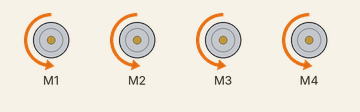
Bench run of a program on a simulated CircuitPython board. Shown: 4 × DC motor (green arrow = forward, orange = backward, longer = faster). What the program prints to the serial console is not drawn. At 3.0 s the program ends and the board releases its pins; the recording ends there.

Above: at 0.1 s.
At 1.1 s:
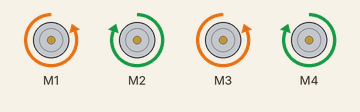
At 2.1 s:
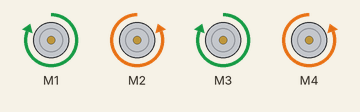
Timing chart, 0 to 3.0 s (numbered marks = the images above):
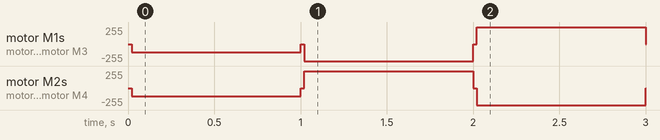

Measured:
- by itself, motor M1, motor M3: stopped → backward 127/255 at 0.02 s, → backward 255/255 0.98 s later, → forward 255/255 1.0 s later, → stopped 1.0 s later
- by itself, motor M2, motor M4: stopped → backward 127/255 at 0.02 s, → forward 255/255 0.98 s later, → backward 255/255 1.0 s later, → stopped 1.0 s later

The program:

test.py
```python
from adafruit_motorkit import MotorKit
import time
kit = MotorKit()

def drive(duration = 1, speed = 1, reverse = False):
    if reverse:
        speed = -1 * speed
    kit.motor1.throttle = speed
    kit.motor2.throttle = speed
    kit.motor3.throttle = speed
    kit.motor4.throttle = speed
    time.sleep(duration)
    stop()

def stop():
    kit.motor1.throttle = 0
    kit.motor2.throttle = 0
    kit.motor3.throttle = 0
    kit.motor4.throttle = 0


def right(ROneThree = -1, RTwoFour = 1, sec = 1):
    kit.motor1.throttle = ROneThree
    kit.motor3.throttle = ROneThree
    kit.motor2.throttle = RTwoFour
    kit.motor4.throttle = RTwoFour
    time.sleep(sec)
    stop()

def left(LOneThree = 1, LTwoFour = -1, lSec = 1):
    kit.motor1.throttle = LOneThree
    kit.motor3.throttle = LOneThree
    kit.motor2.throttle = LTwoFour
    kit.motor4.throttle = LTwoFour
    time.sleep(lSec)
    stop()

drive(duration = 1, speed = 0.5, reverse = True)
right(ROneThree = -1, RTwoFour = 1, sec = 1)
left(LOneThree = 1, LTwoFour = -1, lSec = 1)
print("done")
```
